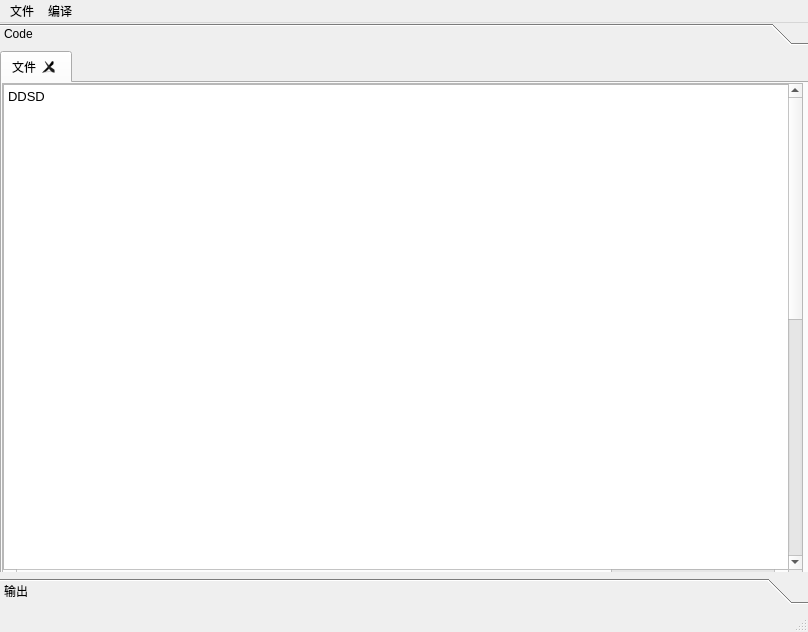
<?xml version="1.0" encoding="UTF-8"?>
<ui version="4.0">
 <class>MainWindow</class>
 <widget class="QMainWindow" name="MainWindow">
  <property name="geometry">
   <rect>
    <x>0</x>
    <y>0</y>
    <width>808</width>
    <height>632</height>
   </rect>
  </property>
  <property name="windowTitle">
   <string>MainWindow</string>
  </property>
  <widget class="QWidget" name="centralwidget">
   <property name="styleSheet">
    <string notr="true"/>
   </property>
   <widget class="QToolBox" name="toolBox">
    <property name="geometry">
     <rect>
      <x>0</x>
      <y>0</y>
      <width>811</width>
      <height>581</height>
     </rect>
    </property>
    <property name="currentIndex">
     <number>0</number>
    </property>
    <widget class="QWidget" name="page">
     <property name="geometry">
      <rect>
       <x>0</x>
       <y>0</y>
       <width>811</width>
       <height>513</height>
      </rect>
     </property>
     <attribute name="label">
      <string>Code</string>
     </attribute>
     <widget class="QTabWidget" name="tabWidget">
      <property name="geometry">
       <rect>
        <x>0</x>
        <y>0</y>
        <width>811</width>
        <height>541</height>
       </rect>
      </property>
      <property name="currentIndex">
       <number>0</number>
      </property>
      <property name="tabsClosable">
       <bool>true</bool>
      </property>
      <widget class="QWidget" name="tab">
       <attribute name="title">
        <string>文件</string>
       </attribute>
       <widget class="QScrollArea" name="scrollArea">
        <property name="geometry">
         <rect>
          <x>0</x>
          <y>0</y>
          <width>801</width>
          <height>501</height>
         </rect>
        </property>
        <property name="widgetResizable">
         <bool>false</bool>
        </property>
        <widget class="QWidget" name="scrollAreaWidgetContents">
         <property name="geometry">
          <rect>
           <x>0</x>
           <y>0</y>
           <width>1000</width>
           <height>1000</height>
          </rect>
         </property>
         <widget class="QTextEdit" name="textEdit">
          <property name="geometry">
           <rect>
            <x>0</x>
            <y>0</y>
            <width>1000</width>
            <height>1011</height>
           </rect>
          </property>
          <property name="styleSheet">
           <string notr="true">font: 10pt &quot;微软雅黑&quot;;</string>
          </property>
          <property name="html">
           <string>&lt;!DOCTYPE HTML PUBLIC &quot;-//W3C//DTD HTML 4.0//EN&quot; &quot;http://www.w3.org/TR/REC-html40/strict.dtd&quot;&gt;
&lt;html&gt;&lt;head&gt;&lt;meta name=&quot;qrichtext&quot; content=&quot;1&quot; /&gt;&lt;meta charset=&quot;utf-8&quot; /&gt;&lt;style type=&quot;text/css&quot;&gt;
p, li { white-space: pre-wrap; }
hr { height: 1px; border-width: 0; }
li.unchecked::marker { content: &quot;\2610&quot;; }
li.checked::marker { content: &quot;\2612&quot;; }
&lt;/style&gt;&lt;/head&gt;&lt;body style=&quot; font-family:'微软雅黑'; font-size:10pt; font-weight:400; font-style:normal;&quot;&gt;
&lt;p style=&quot; margin-top:0px; margin-bottom:0px; margin-left:0px; margin-right:0px; -qt-block-indent:0; text-indent:0px;&quot;&gt;DDSD &lt;/p&gt;&lt;/body&gt;&lt;/html&gt;</string>
          </property>
         </widget>
        </widget>
       </widget>
      </widget>
     </widget>
    </widget>
    <widget class="QWidget" name="output">
     <property name="geometry">
      <rect>
       <x>0</x>
       <y>0</y>
       <width>811</width>
       <height>513</height>
      </rect>
     </property>
     <attribute name="label">
      <string>输出</string>
     </attribute>
     <widget class="QScrollArea" name="scrollArea_2">
      <property name="geometry">
       <rect>
        <x>0</x>
        <y>-10</y>
        <width>811</width>
        <height>521</height>
       </rect>
      </property>
      <property name="widgetResizable">
       <bool>false</bool>
      </property>
      <widget class="QWidget" name="scrollAreaWidgetContents_2">
       <property name="geometry">
        <rect>
         <x>0</x>
         <y>0</y>
         <width>1000</width>
         <height>1000</height>
        </rect>
       </property>
       <widget class="QLabel" name="label">
        <property name="geometry">
         <rect>
          <x>0</x>
          <y>10</y>
          <width>1000</width>
          <height>1000</height>
         </rect>
        </property>
        <property name="styleSheet">
         <string notr="true">background-color: rgb(255, 255, 255);</string>
        </property>
        <property name="text">
         <string/>
        </property>
       </widget>
      </widget>
     </widget>
    </widget>
   </widget>
  </widget>
  <widget class="QMenuBar" name="menuBar">
   <property name="geometry">
    <rect>
     <x>0</x>
     <y>0</y>
     <width>808</width>
     <height>25</height>
    </rect>
   </property>
   <property name="styleSheet">
    <string notr="true"/>
   </property>
   <widget class="QMenu" name="menu_3">
    <property name="title">
     <string>编译</string>
    </property>
    <addaction name="actions_2"/>
   </widget>
   <widget class="QMenu" name="menu_4">
    <property name="title">
     <string>文件</string>
    </property>
    <addaction name="actiondsd"/>
    <addaction name="actiond"/>
    <addaction name="actionds"/>
    <addaction name="actions"/>
   </widget>
   <addaction name="menu_4"/>
   <addaction name="menu_3"/>
  </widget>
  <widget class="QStatusBar" name="statusBar"/>
  <action name="actiondsd">
   <property name="text">
    <string>新建      Ctrl+Shift+N</string>
   </property>
   <property name="shortcut">
    <string>Ctrl+Shift+N</string>
   </property>
  </action>
  <action name="actiond">
   <property name="text">
    <string>保存      Ctrl+S</string>
   </property>
   <property name="shortcut">
    <string>Ctrl+S</string>
   </property>
  </action>
  <action name="actionds">
   <property name="text">
    <string>另存      Ctrl+Shift+S</string>
   </property>
   <property name="shortcut">
    <string>Ctrl+Shift+S</string>
   </property>
  </action>
  <action name="actions">
   <property name="checkable">
    <bool>false</bool>
   </property>
   <property name="text">
    <string>打开      Ctrl+O</string>
   </property>
   <property name="shortcut">
    <string>Ctrl+O</string>
   </property>
  </action>
  <action name="actions_2">
   <property name="text">
    <string>编译</string>
   </property>
  </action>
 </widget>
 <resources/>
 <connections/>
</ui>
